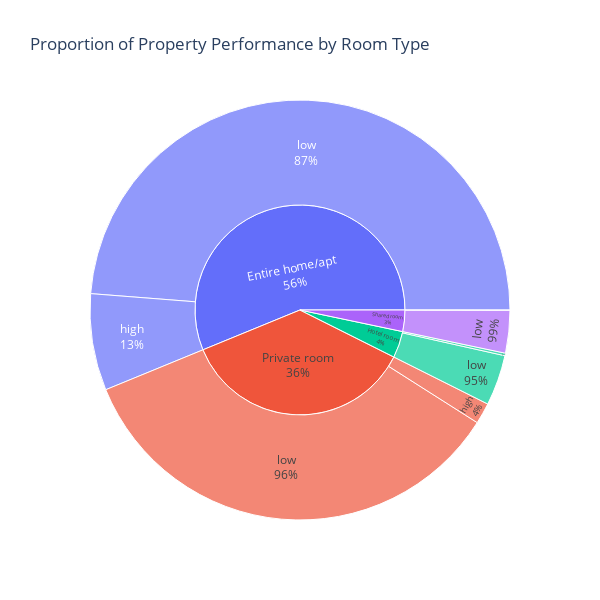

Notebook code for this chart:
### Code cell
# sunburst

fig = px.sunburst(
    bnb, 
    path=['room_type', 'property_performance'], 
    title=f'Proportion of Property Performance by Room Type', 
    width=600, 
    height=600
    )

fig.update_traces(textinfo="label+percent parent")  

fig.show()

### Figure 1 — Plotly figure (JSON) as saved in the notebook; plotly's stock layout.template omitted (floating-point values rounded to 4 significant figures)
{"data": [{"branchvalues": "total", "domain": {"x": [0, 1], "y": [0, 1]}, "hovertemplate": "labels=%{label}<br>count=%{value}<br>parent=%{parent}<br>id=%{id}<extra></extra>", "ids": ["Entire home/apt/high", "Hotel room/high", "Private room/high", "Shared room/high", "Entire home/apt/low", "Hotel room/low", "Private room/low", "Shared room/low", "Entire home/apt", "Hotel room", "Private room", "Shared room"], "labels": ["high", "high", "high", "high", "low", "low", "low", "low", "Entire home/apt", "Hotel room", "Private room", "Shared room"], "name": "", "parents": ["Entire home/apt", "Hotel room", "Private room", "Shared room", "Entire home/apt", "Hotel room", "Private room", "Shared room", "", "", "", ""], "textinfo": "label+percent parent", "type": "sunburst", "values": [1179, 31, 257, 4, 7726, 617, 5513, 519, 8905, 648, 5770, 523]}], "layout": {"height": 600, "legend": {"tracegroupgap": 0}, "title": {"text": "Proportion of Property Performance by Room Type"}, "width": 600}}
